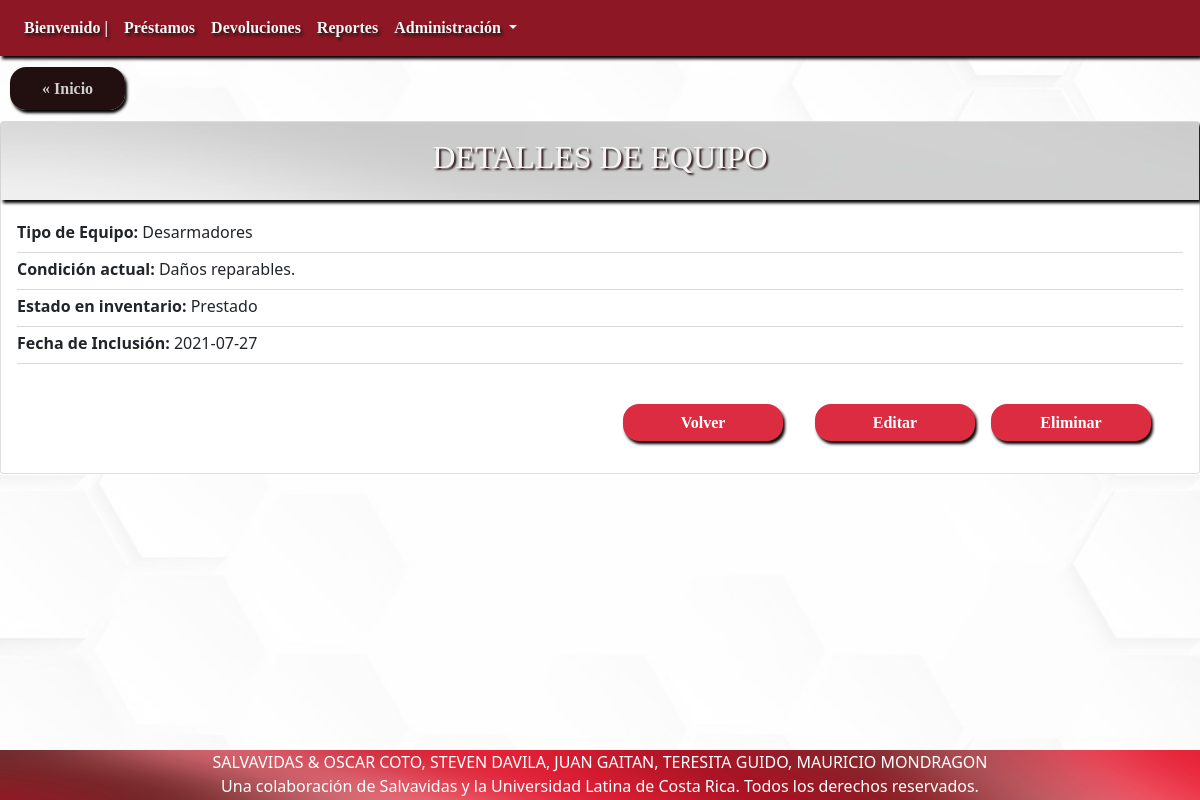
The page /?c=detalleEquipo&idEquipo=2 on the database its author committed.
### tables this page shows
CREATE TABLE `equipo` (
  `idEquipo` varchar(25) NOT NULL,
  `idTipoEquipo` varchar(25) NOT NULL,
  `idCondicionActual` int(11) NOT NULL,
  `idEstadoInventario` int(11) NOT NULL,
  `fechaInclusion` date DEFAULT current_timestamp()
);

CREATE TABLE `tipoequipo` (
  `idTipoEquipo` varchar(25) NOT NULL,
  `nombreTipoEquipo` varchar(50) NOT NULL,
  `descripcionTipoEquipo` varchar(100) DEFAULT NULL,
  `marcaTipoEquipo` varchar(50) DEFAULT NULL,
  `existenciaMinima` int(11) NOT NULL
);

CREATE TABLE `condicionactual` (
  `idCondicionActual` int(11) NOT NULL,
  `descripcionCondicionActual` varchar(50) DEFAULT NULL
);

CREATE TABLE `estadoinventario` (
  `idEstadoInventario` int(11) NOT NULL,
  `descripcionEstadoInventario` varchar(50) DEFAULT NULL
);

### controller/detalleEquipo.php (called while the page is built, shortened)
<?php
include 'model/Equipo.php';
$equipoId = $_GET['idEquipo'];
$sEquipo = new Equipo();
    $selectEquipo = $sEquipo->read_equipo($equipoId);
    $TipoEquipo = new TipoEquipo();
    $allTipoEquipo = $TipoEquipo->seleccionarAllTipoEquipo();
    $EstadoInventario = new EstadoInventario();
    $allEstadoInventario = $EstadoInventario->seleccionarAllEstadoInventario();
    $CondicionActual = new CondicionActual();
    $allCondicionActual = $CondicionActual->seleccionarAllCondicionActual();
    include 'view/verDetalleEquipo.php';

### model/Equipo.php (called while the page is built, shortened)
<?php
include_once "model/TipoEquipo.php";
include_once "model/CondicionActual.php";
include_once "model/EstadoInventario.php";
class Equipo
{
  public function __construct(
    $pidEquipo = "",
    $pidTipoEquipo = "",
    $pidCondicionActual = "",
    $pidEstadoInventario = "",
    $pfechaInclusion = ""
  ) {
    $this->idEquipo = $pidEquipo;
    $this->idTipoEquipo = $pidTipoEquipo;
    $this->idCondicionActual = $pidCondicionActual;
    $this->idEstadoInventario = $pidEstadoInventario;
    $this->fechaInclusion = $pfechaInclusion;
  }
  public function read_equipo($idEquipo = 0)
  {
    $rows = [];
    try {
      $sql = "SELECT * FROM equipo";
      if ($idEquipo) {
        $sql .= " WHERE idEquipo='$idEquipo'";
      }
      $pdo = new connection();
      $pdo = $pdo->open();
      $result = $pdo->query($sql);
      foreach ($result->fetchAll() as $value) {
        $rows[] = new Equipo(
        $value['idEquipo'],
        $value['idTipoEquipo'],
        $value['idCondicionActual'],
        $value['idEstadoInventario'],
        $value['fechaInclusion']);
      }
    } catch (Exception $ex) {
      error_log("Error en la funcion" . __FUNCTION__ . " en el archivo" . __FILE__ . " con el error " . $ex->getMessage());
    }
    return $rows;
  }
}

### model/TipoEquipo.php (called while the page is built, shortened)
<?php
class TipoEquipo
{
  public function __construct(
    $pidTipoEquipo = "",
    $pnombreTipoEquipo = "",
    $pdescripcionTipoEquipo = "",
    $pmarcaTipoEquipo = "",
    $pexistenciaMinima = ""
  ) {
    $this->idTipoEquipo = $pidTipoEquipo;
    $this->nombreTipoEquipo = $pnombreTipoEquipo;
  }
  function seleccionarAllTipoEquipo(){
    $query = "SELECT * FROM tipoequipo";
    $pdo = new Connection();
    $pdo = $pdo->open();
    $result = $pdo->query($query);
    $rows = [];
    foreach ($result->fetchAll() as $row) {
        $rows[] = new TipoEquipo($row['idTipoEquipo'], $row['nombreTipoEquipo'],$row['descripcionTipoEquipo'],$row['marcaTipoEquipo'],$row['existenciaMinima']);
    }
    return $rows;
  }
}

### model/CondicionActual.php (called while the page is built, shortened)
<?php
class CondicionActual
{
  public function __construct($idCondicionActual = "", $descripcionCondicionActual = "") {
    $this->idCondicionActual = $idCondicionActual;
    $this->descripcionCondicionActual = $descripcionCondicionActual;
  }
  function seleccionarAllCondicionActual(){
    $query = "SELECT * FROM condicionactual";
    $pdo = new Connection();
    $pdo = $pdo->open();
    $result = $pdo->query($query);
    $rows = [];
    foreach ($result->fetchAll() as $row) {
        $rows[] = new CondicionActual($row['idCondicionActual'], $row['descripcionCondicionActual']);
    }
    return $rows;
  }
}

### model/EstadoInventario.php (called while the page is built, shortened)
<?php
class EstadoInventario
{
  public function __construct($idEstadoInventario = "", $descripcionEstadoInventario = "") {
    $this->idEstadoInventario = $idEstadoInventario;
    $this->descripcionEstadoInventario = $descripcionEstadoInventario;
  }
  function seleccionarAllEstadoInventario(){
    $query = "SELECT * FROM estadoinventario";
    $pdo = new Connection();
    $pdo = $pdo->open();
    $result = $pdo->query($query);
    $rows = [];
    foreach ($result->fetchAll() as $row) {
        $rows[] = new EstadoInventario($row['idEstadoInventario'], $row['descripcionEstadoInventario']);
    }
    return $rows;
  }
}

### view/verDetalleEquipo.php (the view, shortened to what this page needs)
<div class="upside">
    <a href="index.php" class="Inicio">« Inicio</a>
</div>
<div class="card" id="ListaCompleta">
    <div class="card-title">
        <h2> DETALLES DE EQUIPO </h2>
    </div>
    <?php
        foreach ($selectEquipo as $value) {    ?>
    <div class="card-body">
        <p class="card-subtitle mb-2" id="card-subtitle">
            <strong>Tipo de Equipo: </strong>
            <?php foreach ($allTipoEquipo as $tipo) { if ($value->idTipoEquipo == $tipo->idTipoEquipo) {?>
                <?php echo $tipo->nombreTipoEquipo; ?>
            <?php } } ?>
        </p>
                <div class="dropdown-divider"></div>
        <p class="card-subtitle mb-2" id="card-subtitle">
            <strong>Condición actual: </strong>
            <?php foreach ($allCondicionActual as $condicion) { if ($value->idCondicionActual == $condicion->idCondicionActual) { ?>
                <?php echo $condicion->descripcionCondicionActual; ?>
            <?php } } ?>
        </p>
                    <div class="dropdown-divider"></div>
        <p class="card-subtitle mb-2" id="card-subtitle">
            <strong>Estado en inventario: </strong>
            <?php foreach ($allEstadoInventario as $estado) { if ($value->idEstadoInventario == $estado->idEstadoInventario) { ?>
                <td><?php echo $estado->descripcionEstadoInventario; ?></td>
            <?php } } ?>
        </p>
                <div class="dropdown-divider"></div>
        <p class="card-subtitle mb-2" id="card-subtitle">
            <strong> Fecha de Inclusión: </strong><?php echo $value->fechaInclusion; ?></p>
                <div class="dropdown-divider"></div>
    </div>
    <div class="card-dfooter">
        <a href="?c=eliminarEquipo&idEquipo=<?php echo $value->idEquipo; ?>" class="card-link">Eliminar</a>
        <a href="?c=actualizarEquipo&idEquipo=<?php echo $value->idEquipo; ?>" class="card-link">Editar</a>
        <a href="?c=detalleAllEquipo" class="card-link">Volver</a>
    </div>
    <?php   }  ?>
</div>

### css/style.css (style rules this page uses)
body { background-image: url("../img/wallpaper.jpg"); background-position: center; background-attachment: fixed; background-size:cover; }
.card { margin: auto; width: 100%; display: flexbox; }
.card .card-title { background-image: url("../img/card-subtitle-wallpaper.jpg"); color: whitesmoke; text-align: center; font-family: "Arial Black"; box-shadow: 2px 3px 3px black; }
.card .card-title h2 { text-shadow: 2px 2px 2px #2b1515; padding: 1rem; }

### css/style1.css (style rules this page uses)
#ListaCompleta { margin-top: 10px; width: inherit; }
.upside { margin-top: 20px; margin-left: 10px; margin-bottom: 20px; }
.upside .Inicio { margin: auto; padding: 0.8rem 2rem; text-align: center; background: #221010; color: #cfcfcf; text-decoration: none; width: 50%; box-shadow: 2px 3px 3px black; font-family: "Georgia"; font-weight: bold; border-radius: 1rem; }
.card-dfooter { margin-top: 1rem; margin-right: 2rem; margin-bottom: 2rem; }
.card-dfooter .card-link { float: right; margin-right: 1rem; padding: 0.4rem 2rem; text-align: center; background: #dc2c41; color: white; text-decoration: none; width: 10rem; box-shadow: 2px 3px 3px black; font-family: "Georgia"; font-weight: bold; border-radius: 1rem; }

### rows shown on the page
equipo: fechaInclusion "2021-07-27"
tipoequipo: nombreTipoEquipo "Desarmadores"
condicionactual: descripcionCondicionActual "Daños reparables."
estadoinventario: descripcionEstadoInventario "Prestado"
